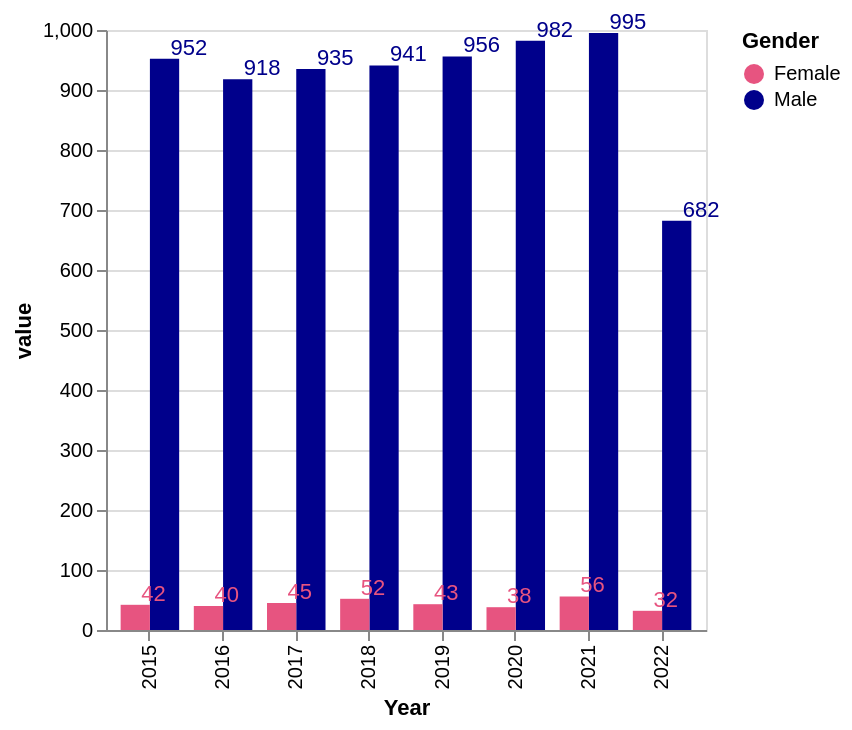

Express this chart as Vega-Lite.
### Vega-Lite specification from a JSON file in a GitHub repository (floating-point values rounded to 4 significant figures)
{"$schema": "https://vega.github.io/schema/vega-lite/v5.json", "width": 300, "height": 300, "data": {"values": [{"Year": 2015, "Gender": "Male", "value": 952}, {"Year": 2015, "Gender": "Female", "value": 42}, {"Year": 2016, "Gender": "Male", "value": 918}, {"Year": 2016, "Gender": "Female", "value": 40}, {"Year": 2017, "Gender": "Male", "value": 935}, {"Year": 2017, "Gender": "Female", "value": 45}, {"Year": 2018, "Gender": "Male", "value": 941}, {"Year": 2018, "Gender": "Female", "value": 52}, {"Year": 2019, "Gender": "Male", "value": 956}, {"Year": 2019, "Gender": "Female", "value": 43}, {"Year": 2020, "Gender": "Male", "value": 982}, {"Year": 2020, "Gender": "Female", "value": 38}, {"Year": 2021, "Gender": "Male", "value": 995}, {"Year": 2021, "Gender": "Female", "value": 56}, {"Year": 2022, "Gender": "Male", "value": 682}, {"Year": 2022, "Gender": "Female", "value": 32}]}, "layer": [{"mark": {"type": "bar", "tooltip": true}}, {"mark": {"type": "text", "align": "left", "baseline": "bottom", "dx": 3}, "encoding": {"text": {"field": "value", "type": "quantitative"}}}], "encoding": {"x": {"field": "Year"}, "y": {"field": "value", "type": "quantitative"}, "xOffset": {"field": "Gender"}, "color": {"field": "Gender", "scale": {"range": ["#E75480", "#00008B"]}}}}
